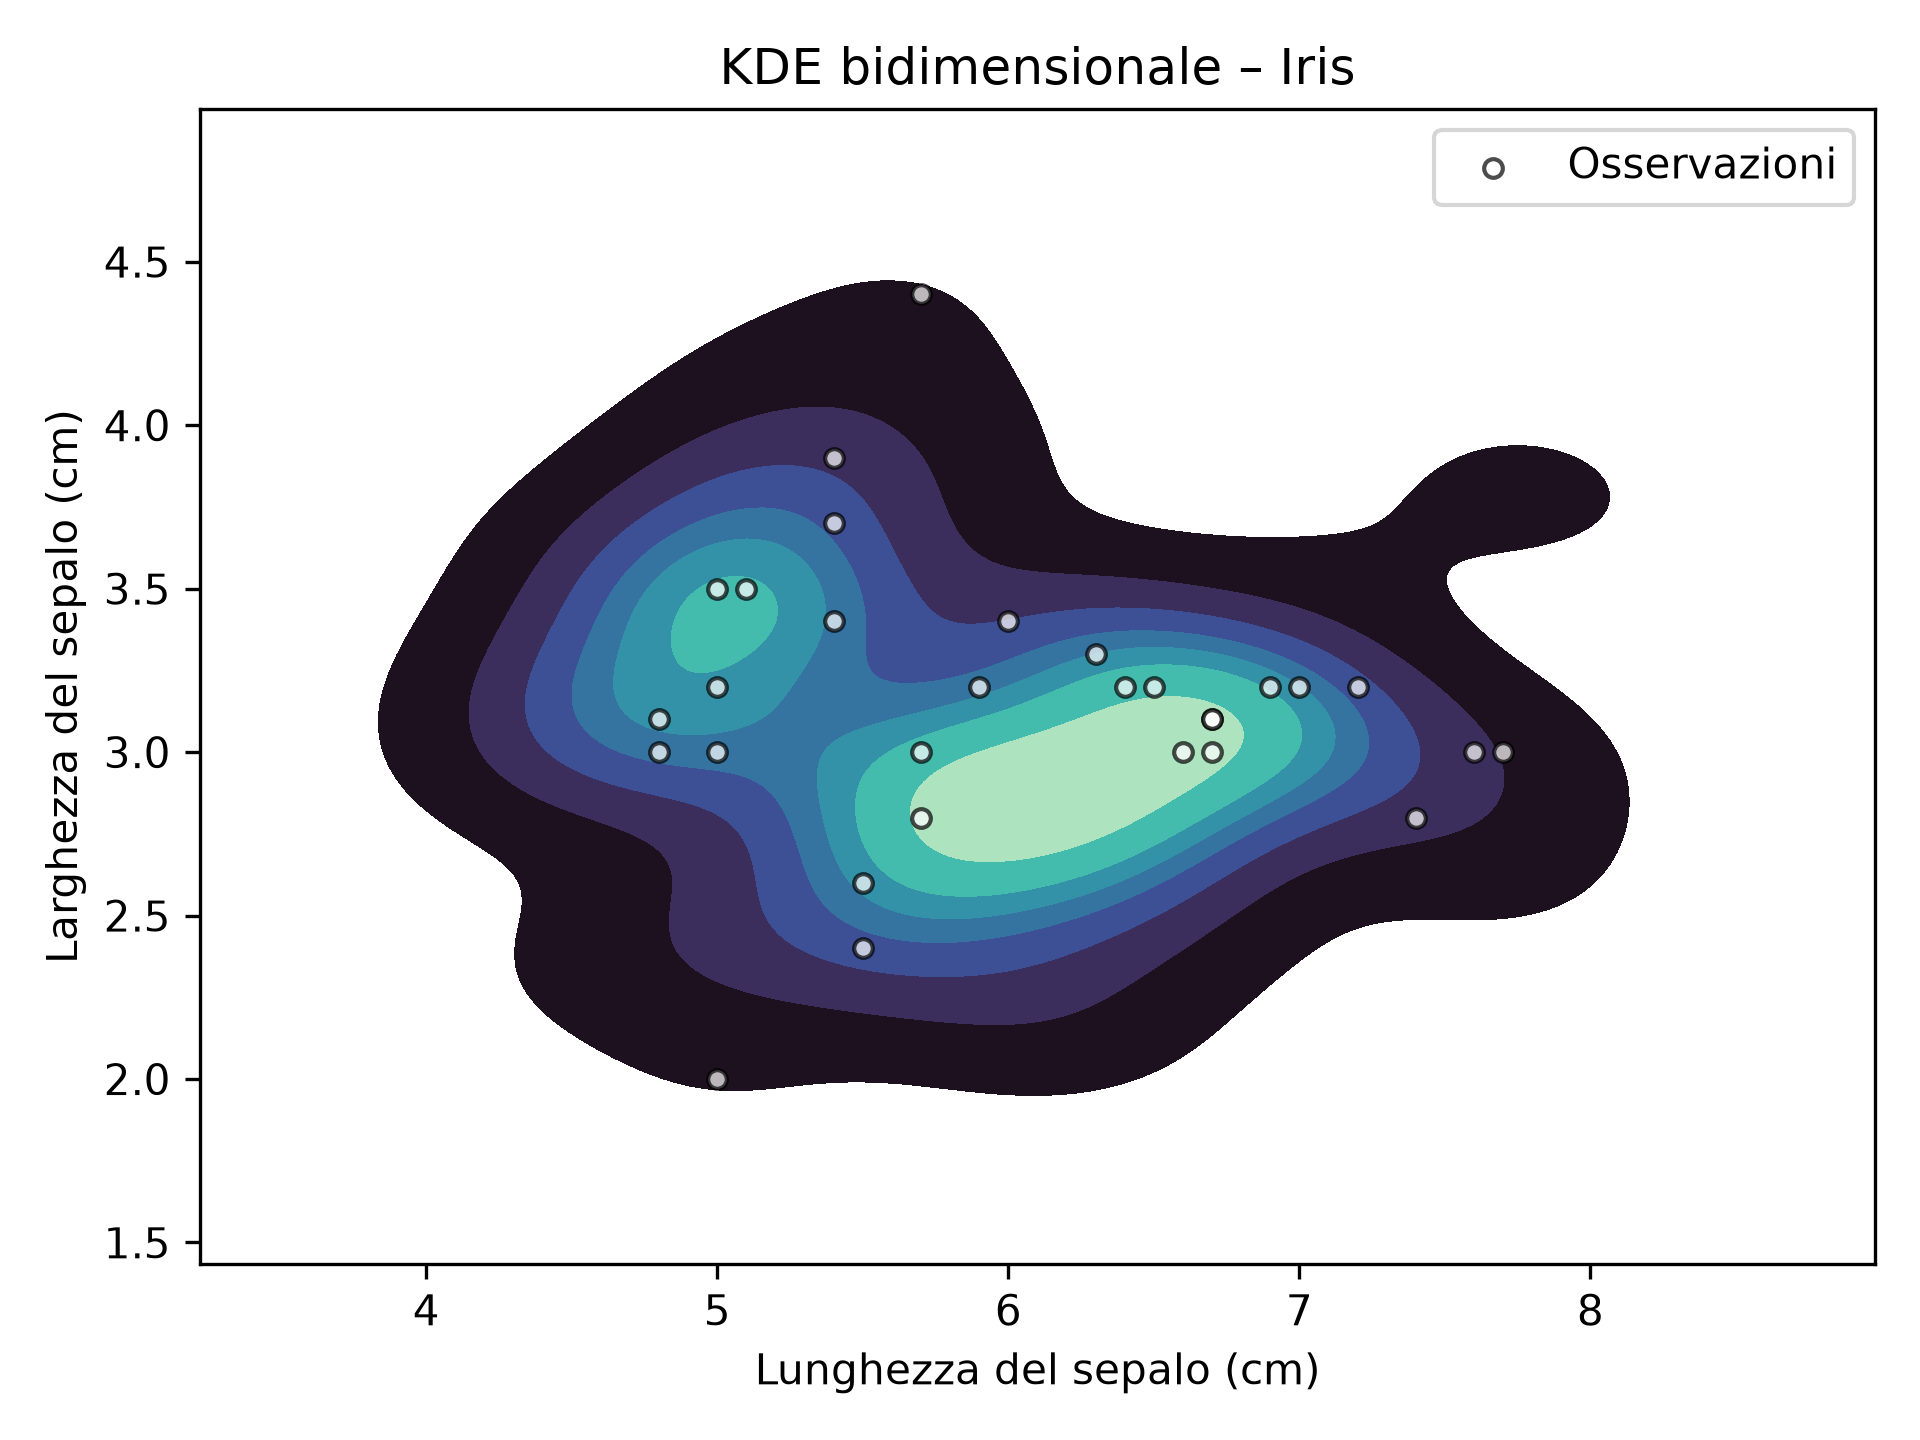

Here is the Python script that generated this plot:
# Importiamo le librerie
import seaborn as sns
import matplotlib.pyplot as plt

# Carichiamo il dataset Iris
# dropna() elimina eventuali righe con valori mancanti
iris = sns.load_dataset("iris").dropna()

# Selezioniamo due colonne numeriche:
# lunghezza e larghezza del sepalo
X = iris[["sepal_length", "sepal_width"]].values


# COSTRUZIONE DELLA KDE BIDIMENSIONALE

sns.kdeplot(
    data=iris,                   # DataFrame di partenza
    x="sepal_length",            # Variabile sull'asse X
    y="sepal_width",             # Variabile sull'asse Y
    fill=True,                   # Riempie le aree della densità
    cmap="mako",                 # Sceglie la scala di colori
    thresh=0.05,                 # Soglia minima di densità visualizzata
    levels=8                     # Numero di livelli di densità
)


# AGGIUNGIAMO I PUNTI REALI

plt.scatter(
    X[::5, 0],                   # Prende un punto ogni 5 dalla prima colonna
    X[::5, 1],                   # Prende gli stessi punti dalla seconda colonna
    s=20,                        # Dimensione dei punti
    color="white",               # Colore interno
    edgecolor="black",           # Bordo nero
    alpha=0.7,                   # Trasparenza
    label="Osservazioni"         # Nome nella legenda
)

# Personalizzazione del grafico
plt.title("KDE bidimensionale – Iris")
plt.xlabel("Lunghezza del sepalo (cm)")
plt.ylabel("Larghezza del sepalo (cm)")
plt.legend()

# Sistemiamo gli spazi e salviamo l'immagine
plt.tight_layout()
plt.savefig("esercizio2.png", dpi=300)
plt.show()
